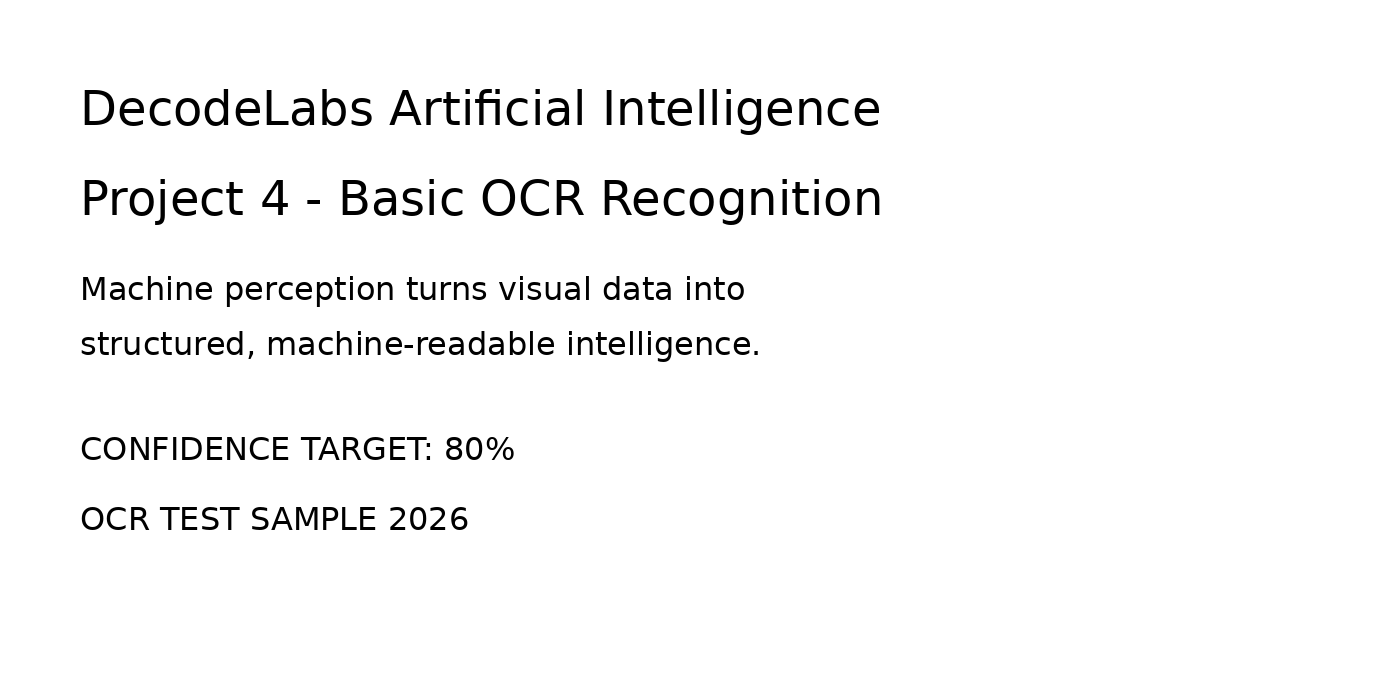
#> input picture input/sample_input.png, 1400 x 700 px
$ python ocr_pipeline.py
#> lines starting #> are read from the running program, lines starting #| are printed output that depends on the picture; after the words box and inside, x2 and y2 are one past the last pixel; in counts of white or black regions, pixels touching at a corner belong together
#> in main, image is the input picture: shape (700, 1400, 3); min 0, max 255, mean 246.9
#!/usr/bin/env python3
"""DecodeLabs AI Project 4 - Basic OCR Recognition Pipeline.

Implements the OCR path from the project brief using pytesseract + OpenCV:
1. grayscale conversion
2. Gaussian blur
3. adaptive thresholding
4. OCR with confidence extraction
5. 80% confidence gate
6. annotated visual output + text/JSON results
"""

from __future__ import annotations

import argparse
import json
from pathlib import Path
from typing import Any

import cv2
import pytesseract
from pytesseract import Output


def preprocess(image):
    gray = cv2.cvtColor(image, cv2.COLOR_BGR2GRAY)
    blur = cv2.GaussianBlur(gray, (5, 5), 0)
    binary = cv2.adaptiveThreshold(
        blur,
        255,
        cv2.ADAPTIVE_THRESH_GAUSSIAN_C,
        cv2.THRESH_BINARY,
        31,
        11,
    )
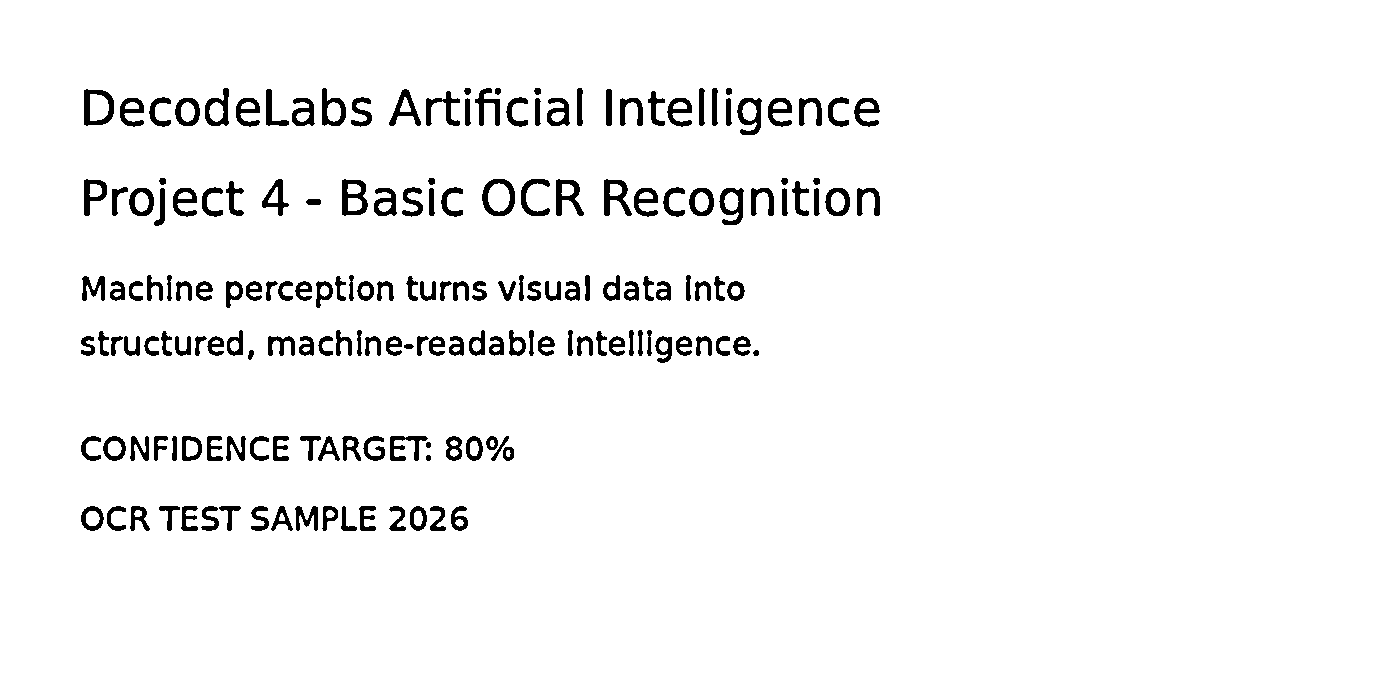
#> binary: shape (700, 1400); 96% white; 181 black regions, largest, box (x1, y1, x2, y2) and area: (342, 179, 368, 216) 536, (84, 89, 114, 126) 528, (482, 179, 515, 216) 517
    return gray, blur, binary


def deskew(binary):
    coords = cv2.findNonZero(255 - binary)
#> coords = contour of 39511 points, box (x1, y1, x2, y2) (81, 88, 880, 531), area 10172
    if coords is None:
        return binary, 0.0
    angle = cv2.minAreaRect(coords)[-1]
#> angle = -90
    if angle < -45:
        angle = -(90 + angle)
#> angle = 0
    else:
        angle = -angle
    if abs(angle) < 0.2:
        return binary, float(angle)
    h, w = binary.shape[:2]
    center = (w // 2, h // 2)
    matrix = cv2.getRotationMatrix2D(center, angle, 1.0)
    rotated = cv2.warpAffine(
        binary, matrix, (w, h), flags=cv2.INTER_CUBIC, borderMode=cv2.BORDER_REPLICATE
    )
    return rotated, float(angle)


def run_ocr(binary, psm: int = 6) -> tuple[str, list[dict[str, Any]], float]:
    config = f"--oem 3 --psm {psm}"
    data = pytesseract.image_to_data(binary, config=config, output_type=Output.DICT)
    words = []
    for i, raw_conf in enumerate(data["conf"]):
        try:
            conf = float(raw_conf)
        except (TypeError, ValueError):
            conf = -1.0
        text = data["text"][i].strip()
        if not text or conf < 0:
            continue
        words.append(
            {
                "text": text,
                "confidence": round(conf, 2),
                "x": int(data["left"][i]),
                "y": int(data["top"][i]),
                "w": int(data["width"][i]),
                "h": int(data["height"][i]),
            }
        )
    recognized = " ".join(w["text"] for w in words)
    mean_conf = sum(w["confidence"] for w in words) / len(words) if words else 0.0
    return recognized, words, mean_conf


def annotate(image, words, threshold=80.0):
    output = image.copy()
    for w in words:
        x, y, ww, hh = w["x"], w["y"], w["w"], w["h"]
        passed = w["confidence"] >= threshold
        color = (0, 180, 0) if passed else (0, 0, 255)
        cv2.rectangle(output, (x, y), (x + ww, y + hh), color, 2)
        label = f"{w['text']} {w['confidence']:.1f}%"
        cv2.putText(output, label, (x, max(20, y - 6)), cv2.FONT_HERSHEY_SIMPLEX, 0.55, color, 2)
    return output


def main():
    parser = argparse.ArgumentParser(description="DecodeLabs Project 4 OCR pipeline")
    parser.add_argument("--input", default="input/sample_input.png")
    parser.add_argument("--output-dir", default="output")
    parser.add_argument("--psm", type=int, default=6)
    parser.add_argument("--threshold", type=float, default=80.0)
    args = parser.parse_args()

    input_path = Path(args.input)
    out_dir = Path(args.output_dir)
    out_dir.mkdir(parents=True, exist_ok=True)

    image = cv2.imread(str(input_path))
    if image is None:
        raise SystemExit(f"Could not read input image: {input_path}")

    gray, blur, binary = preprocess(image)
    binary, angle = deskew(binary)
#> angle = 0

    cv2.imwrite(str(out_dir / "01_grayscale.png"), gray)
    cv2.imwrite(str(out_dir / "02_blurred.png"), blur)
    cv2.imwrite(str(out_dir / "03_adaptive_threshold.png"), binary)

    text, words, mean_conf = run_ocr(binary, args.psm)
    passed_words = [w for w in words if w["confidence"] >= args.threshold]
    validation_passed = bool(words) and mean_conf >= args.threshold and len(passed_words) == len(words)

    annotated = annotate(image, words, args.threshold)
    status = "PASS" if validation_passed else "FAIL"
    cv2.putText(annotated, f"Project 4 OCR: {status} | mean confidence {mean_conf:.1f}%", (20, 35),
                cv2.FONT_HERSHEY_SIMPLEX, 0.8, (0, 128, 0) if validation_passed else (0, 0, 255), 2)
    cv2.imwrite(str(out_dir / "04_annotated_output.png"), annotated)

    result = {
        "project": "DecodeLabs Artificial Intelligence Project 4",
        "task": "Basic Image/Text Recognition (OCR)",
        "library": "pytesseract + OpenCV",
        "preprocessing": ["grayscale", "Gaussian blur", "deskew", "adaptive thresholding"],
        "psm": args.psm,
        "confidence_threshold_percent": args.threshold,
        "mean_confidence_percent": round(mean_conf, 2),
        "recognized_text": text,
        "word_count": len(words),
        "validation": {
            "library_integration": True,
            "preprocessing_integrity": True,
            "accuracy_benchmarking": validation_passed,
            "visual_confirmation": True,
            "overall": status,
        },
        "deskew_angle_degrees": round(angle, 3),
        "words": words,
    }
    (out_dir / "result.json").write_text(json.dumps(result, indent=2), encoding="utf-8")
    (out_dir / "recognized_text.txt").write_text(text + "\n", encoding="utf-8")

    print(f"Status: {status}")
    print(f"Mean confidence: {mean_conf:.2f}%")
    print(f"Recognized text: {text}")
    return 0 if validation_passed else 1


if __name__ == "__main__":
#> (the run stopped early here; a loop or call above may not have finished)
